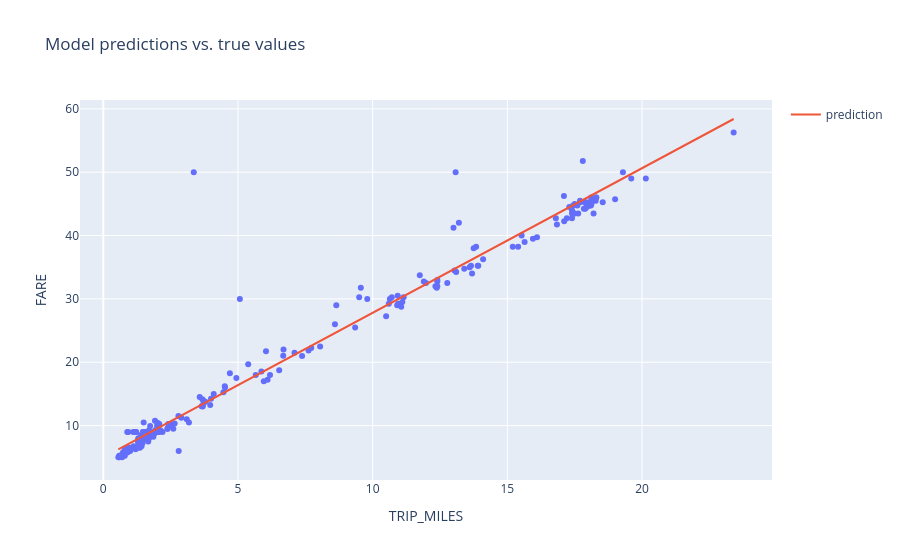

Write notebook code for a chart like this one.
### Markdown cell above
Experiment 1

### Code cell
# The following variables are the hyperparameters.
settings_1 = ml_edu.experiment.ExperimentSettings(
    learning_rate = 0.001,
    number_epochs = 20,
    batch_size = 50,
    input_features = ['TRIP_MILES']
)

metrics = [keras.metrics.RootMeanSquaredError(name='rmse')]

model_1 = create_model(settings_1, metrics)

experiment_1 = train_model('one_feature', model_1, training_df, 'FARE', settings_1)

ml_edu.results.plot_experiment_metrics(experiment_1, ['rmse'])
ml_edu.results.plot_model_predictions(experiment_1, training_df, 'FARE')

### Figure 1 — Plotly figure (JSON) as saved in the notebook; plotly's stock layout.template omitted (floating-point values rounded to 4 significant figures; data arrays with more than 128 entries replaced by an {"elided": "..."} marker saying what was removed)
{"data": [{"hovertemplate": "TRIP_MILES=%{x}<br>FARE=%{y}<extra></extra>", "legendgroup": "", "marker": {"color": "#636efa", "symbol": "circle"}, "mode": "markers", "name": "", "orientation": "v", "showlegend": false, "type": "scatter", "x": {"elided": "200 float values"}, "xaxis": "x", "y": {"elided": "200 float values"}, "yaxis": "y"}, {"mode": "lines", "name": "prediction", "type": "scatter", "x": {"elided": "200 float values"}, "y": {"elided": "200 float values"}}], "layout": {"legend": {"tracegroupgap": 0}, "title": {"text": "Model predictions vs. true values"}, "xaxis": {"anchor": "y", "domain": [0, 1], "title": {"text": "TRIP_MILES"}}, "yaxis": {"anchor": "x", "domain": [0, 1], "title": {"text": "FARE"}}}}
